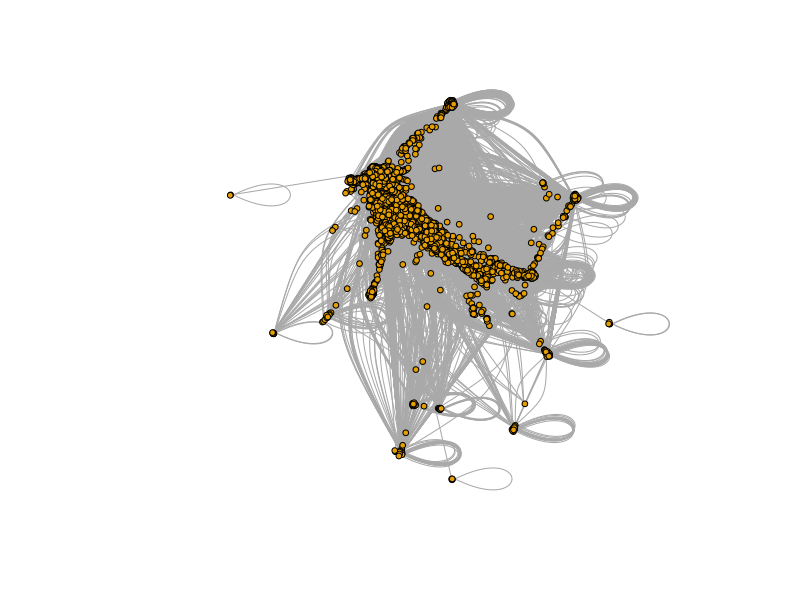
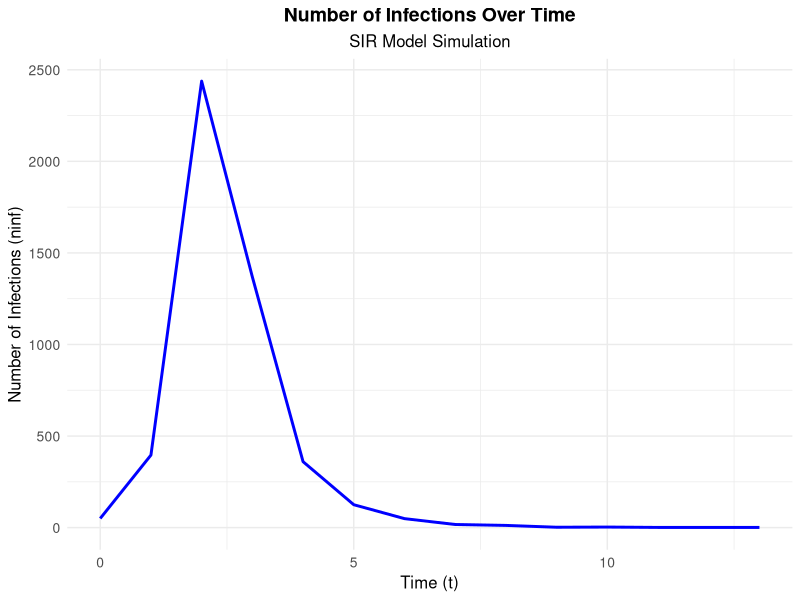

Recreate these plots in R, in order. (Note: a time limit stopped this script after it produced the figures.)
## ---- chunk 1
library(readr)
library(igraph)
library(dplyr)
library(ggplot2)
library(purrr)
library(tibble)
library(caret)
library(tidyverse)
## ---- chunk 2
sim_sir <- function(g,beta,mu,seeds){
  state <- rep(0,vcount(g)) #initial state of the simulation
  state[seeds] <- 1 #infect the seeds
  t <- 0
  table <- data.frame(t=0,inf=seeds)
  while(sum(state==1)>0){
    t <- t + 1
    ## I -> R
    infected <- which(state==1) #get them
    # generate a random value for every infected, if it's < mu, let the node recover.
    state[infected] <- ifelse(runif(length(infected)) < mu,2,1)
    
    ## S -> I
    infected <- which(state==1)
    susceptible <- which(state==0) #get them
    contacts <- as.numeric(unlist(adjacent_vertices(g,infected))) #get the contacts of infected
    contacts <- contacts[contacts %in% susceptible] # get those who are susceptible
    new_infected <- contacts[runif(length(contacts)) < beta] #infect contacts
    new_infected <- unique(new_infected) # drop duplicates from the new_infected
    if(length(new_infected)>0){
      state[new_infected] <- 1
      table <- rbind(table,data.frame(t,inf=new_infected))
    }
  }
  table
}
## ---- chunk 3
node <- read.csv("nodes.csv") |> select("X..index", "meta")
edge <- read.csv("edges.csv")

graph <- graph_from_data_frame(edge, vertices = node, directed = FALSE)
graph <- simplify(graph)

cluster <- clusters(graph)
giant_component <- which.max(cluster$csize)
node_giant <- V(graph)[cluster$membership == giant_component]

g <- induced_subgraph(graph, node_giant)
g

## ---- chunk 4
plot(g, vertex.label = NA, vertex.size = 3)
## ---- chunk 5
mu <- 0.1
betac <- mu*mean(degree(g))/(mean(degree(g)^2))
betac
## ---- chunk 6
seeds <- sample(1:vcount(g),vcount(g)*0.01)

realization <- sim_sir(g,beta = 0.5,mu=0.1,seeds) %>% 
  group_by(t) %>% summarize(ninf=n()) 
## ---- chunk 7
realization %>% 
  ggplot(aes(x=t, y=ninf)) + 
  geom_line(color = "blue", size = 1) + 
  labs(
    title = "Number of Infections Over Time",
    subtitle = "SIR Model Simulation",
    x = "Time (t)",
    y = "Number of Infections (ninf)"
  ) + 
  theme_minimal() +
  theme(
    plot.title = element_text(hjust = 0.5, size = 14, face = "bold"),
    plot.subtitle = element_text(hjust = 0.5, size = 12),
    axis.title.x = element_text(size = 12),
    axis.title.y = element_text(size = 12),
    axis.text = element_text(size = 10)
  )
## ---- chunk 8
results <- map_dfr(seq(0,0.2,0.01), # beta range
        \(beta){ seeds <- sample(1:vcount(g),vcount(g)*0.01)
        realization <- sim_sir(g,beta,mu,seeds) # make a realization for each beta
        data.frame(beta,ninf=nrow(realization)) # create dataframe row
        })
## ---- chunk 9
results %>% 
  ggplot(aes(x=beta, y=ninf)) + 
  geom_point(color = "blue", size = 1.5) + 
  geom_vline(xintercept = betac, linetype = "dashed", color = "red", size = 1) + 
  labs(
    title = "Number of Infections with Beta Threshold",
    subtitle = "SIR Model Simulation Results",
    x = "Transmission Rate (beta)",
    y = "Number of Infections (ninf)"
  ) + 
  theme_minimal() +
  theme(
    plot.title = element_text(hjust = 0.5, size = 14, face = "bold"),
    plot.subtitle = element_text(hjust = 0.5, size = 12),
    axis.title.x = element_text(size = 12),
    axis.title.y = element_text(size = 12),
    axis.text = element_text(size = 10)
  )
## ---- chunk 10
realization <- sim_sir(g,beta=0.1,mu=0.1,seeds)
## ---- chunk 11
set.seed(12345)
table_d <- degree(g) %>% enframe(name = "inf",value="degree") %>%
  merge(realization) 

# Plot
table_d %>% 
  ggplot(aes(x = t, y = degree)) + 
  geom_point(color = "blue", size = 2) + 
  scale_y_log10() + 
  labs(
    title = "Degree Over Time",
    subtitle = "Log-Scaled Degree Distribution",
    x = "Time (t)",
    y = "Degree (log scale)"
  ) + 
  theme_minimal() +
  theme(
    plot.title = element_text(hjust = 0.5, size = 14, face = "bold"),
    plot.subtitle = element_text(hjust = 0.5, size = 12),
    axis.title.x = element_text(size = 12),
    axis.title.y = element_text(size = 12),
    axis.text = element_text(size = 10)
  )
## ---- chunk 12
set.seed(12345)
table_c <- closeness(g) %>% enframe(name = "inf",value="closeness") %>%
  merge(realization) 

# Plot
table_c %>% 
  ggplot(aes(x = t, y = closeness)) + 
  geom_point(color = "blue", size = 2) + 
  scale_y_log10() + 
  labs(
    title = "Closeness Centrality Over Time",
    subtitle = "Log-Scaled Closeness Centrality Distribution",
    x = "Time (t)",
    y = "Closeness Centrality (log scale)"
  ) + 
  theme_minimal() +
  theme(
    plot.title = element_text(hjust = 0.5, size = 14, face = "bold"),
    plot.subtitle = element_text(hjust = 0.5, size = 12),
    axis.title.x = element_text(size = 12),
    axis.title.y = element_text(size = 12),
    axis.text = element_text(size = 10)
  )
## ---- chunk 13
set.seed(12345)
table_b <- betweenness(g) %>% enframe(name = "inf",value="betweenness") %>%
  merge(realization) 

# Plot
table_b %>% 
  ggplot(aes(x = t, y = betweenness)) + 
  geom_point(color = "blue", size = 2) + 
  scale_y_log10() + 
  labs(
    title = "Betweenness Centrality Over Time",
    subtitle = "Log-Scaled Betweenness Centrality Distribution",
    x = "Time (t)",
    y = "Betweenness Centrality (log scale)"
  ) + 
  theme_minimal() +
  theme(
    plot.title = element_text(hjust = 0.5, size = 14, face = "bold"),
    plot.subtitle = element_text(hjust = 0.5, size = 12),
    axis.title.x = element_text(size = 12),
    axis.title.y = element_text(size = 12),
    axis.text = element_text(size = 10)
  )
## ---- chunk 14
set.seed(12345)
table_pr <- page_rank(g)$vector %>% enframe(name = "inf",value="page_rank") %>%
  merge(realization) 

# Plot
table_pr %>% 
  ggplot(aes(x = t, y = page_rank)) + 
  geom_point(color = "blue", size = 2, alpha = 0.6) + 
  scale_y_log10() + 
  labs(
    title = "PageRank Over Time",
    subtitle = "Log-Scaled PageRank Distribution",
    x = "Time (t)",
    y = "PageRank (log scale)"
  ) + 
  theme_minimal() +
  theme(
    plot.title = element_text(hjust = 0.5, size = 14, face = "bold"),
    plot.subtitle = element_text(hjust = 0.5, size = 12),
    axis.title.x = element_text(size = 12),
    axis.title.y = element_text(size = 12),
    axis.text = element_text(size = 10)
  )
## ---- chunk 15
table <- merge(table_d,table_c)
table <- merge(table,table_pr)
table <- merge(table,table_b)
cor(table$t,table[,-c(1,2)])
## ---- chunk 16
set.seed(12345)
seeds <- sample(1:vcount(g),vcount(g)*0.01)
realization_random <- sim_sir(g,beta = 0.5,mu=0.1,seeds) %>%
  group_by(t) %>% summarize(ninf=n())
seeds <- closeness(g) %>% enframe(name = "inf",value="closeness") %>%
  slice_max(closeness,n=round(vcount(g)*0.01,0))

seeds_inf <- seeds$inf
seeds_inf <- as.integer(seeds_inf)
all(seeds_inf %in% V(g)) 

realization_targeted <- sim_sir(g,beta = 0.5,mu=0.1,seeds_inf) %>%
  group_by(t) %>% summarize(ninf=n())

ggplot() + geom_line(data=realization_random,aes(x=t,y=ninf,col="Random"))+
  geom_line(data=realization_targeted,aes(x=t,y=ninf,col="Targeted")) +
  labs(
    title = "Comparison of Infections Over Time",
    subtitle = "Random vs. Targeted",
    x = "Time (t)",
    y = "Number of Trust Spreading (ninf)",
    color = NULL
  ) +
  theme_minimal() +
  theme(
    plot.title = element_text(hjust = 0.5, size=14, face="bold"),
    plot.subtitle = element_text(hjust = 0.5, size=12),
    axis.title.x = element_text(size=12),
    axis.title.y = element_text(size=12),
    legend.position = "bottom"
  ) +
  scale_color_manual(values = c("Random" = "blue", "Targeted" = "red"))

## ---- chunk 17
total_infected_random <- sum(realization_random$ninf)
total_infected_targeted <- sum(realization_targeted$ninf)
difference_infected <- total_infected_targeted - total_infected_random

print(paste("Total Infected (Random)", total_infected_random))
print(paste("Total Infected (Targeted)", total_infected_targeted))
print(paste("Difference in Infected", difference_infected))
## ---- chunk 18
set.seed(12345)

seeds <- sample(1:vcount(g),vcount(g)*0.01)
realization <- sim_sir(g,beta = 0.5,mu=0.1,seeds) |> group_by(t) |> summarize(ninf=n())

vaccinated_random <- sample(1:vcount(g),vcount(g)*0.05)
gp <- delete_vertices(g,vaccinated_random)
seeds <- sample(1:vcount(gp),vcount(gp)*0.01)
realization_random <- sim_sir(gp,beta = 0.5,mu=0.1,seeds) |> group_by(t) |> summarize(ninf=n())
## ---- chunk 19
set.seed(12345)
seeds <- closeness(g) %>% enframe(name = "inf",value="closeness") %>%
  slice_max(closeness,n=round(vcount(g)*0.05,0))
gp <- delete_vertices(g,seeds$inf)
seeds <- sample(1:vcount(gp),vcount(gp)*0.01)
realization_targeted <- sim_sir(gp,beta = 0.5,mu=0.1,seeds) %>%
  group_by(t) %>% summarize(ninf=n())
## ---- chunk 20
ggplot() + geom_line(data=realization,aes(x=t,y=ninf,col="No Vaccination")) +
  geom_line(data=realization_random,aes(x=t,y=ninf,col="Vacc. Random"))+
  geom_line(data=realization_targeted,aes(x=t,y=ninf,col="Vacc. Targeted")) +
  theme_minimal() + labs(
    color = "Vaccination Strategy",  # Set the legend title for the color aesthetic
    title = "Comparison of Trust Spread Over Time",
    subtitle = "No Vaccination vs. Random Vaccination vs. Targeted Vaccination",
    x = "Time (t)",
    y = "Number of trust spread (ninf)"
  ) +
  theme(
    plot.title = element_text(hjust = 0.5, size = 14, face = "bold"),
    plot.subtitle = element_text(hjust = 0.5, size = 12),
    axis.title.x = element_text(size = 12),
    axis.title.y = element_text(size = 12),
    legend.position = "bottom"
  ) +
    scale_color_manual(values = c("No Vaccination" = "blue", "Vacc. Random" = "red", "Vacc. Targeted" = "green"))
## ---- chunk 21
No_Vaccination <- sum(realization$ninf)
Vacc._Random <- sum(realization_random$ninf)
Vacc._Targeted <- sum(realization_targeted$ninf)

print(paste("No Vaccination", No_Vaccination))
print(paste("Vacc. Random", Vacc._Random))
print(paste("Vacc. Targeted", Vacc._Targeted))

partd_w_n_v <- data.frame(partd_label = c("Vacc. Random", "Vacc. Targeted", "Difference in Infected",
                                          "No Vaccination"),
                    pard_value = c(Vacc._Random, Vacc._Targeted, Vacc._Random-Vacc._Targeted,
                                   No_Vaccination))
partd_w_n_v
## ---- chunk 22
print(paste("Total Infected (Random)", total_infected_random))
print(paste("Total Infected (Targeted)", total_infected_targeted))
print(paste("Difference in Infected", difference_infected))

partc <- data.frame("label" = c("Total Infected (Random)", "Total Infected (Targeted)", 
                                          "Difference in Infected"),
                    "partc_value" = c(total_infected_random, total_infected_targeted, difference_infected))

partd <- partd_w_n_v[-4,]

merged_table <- cbind(partc, partd) |> select(-"partd_label") |> mutate(difference = partc_value - pard_value)

merged_table 
## ---- chunk 23
all <- table_d %>% group_by(t) %>% summarize(ninf=n())
sensors <- table_d %>% filter(degree>10) %>% group_by(t) %>% summarize(ninf=n())
## ---- chunk 24
ggplot() + geom_line(data=all,aes(x=t,y=ninf/sum(ninf),col="All")) + geom_line(data=sensors,aes(x=t,y=ninf/sum(ninf),col="Sensors")) +
   labs(
    title = "Sensor Spreading Over Time",
    subtitle = "Comparison Between All and Sensor Data",
    x = "Time (t)",
    y = "Normalized Number of Infections",
    color = "Data Source"
  ) +
  theme_minimal() +
  theme(
    plot.title = element_text(hjust = 0.5, size=14, face="bold"),
    plot.subtitle = element_text(hjust = 0.5, size=12),
    axis.title.x = element_text(size=12),
    axis.title.y = element_text(size=12),
    legend.position = "bottom"
  ) +
  scale_color_manual(values = c("All" = "blue", "Sensors" = "green"))
## ---- chunk 25
control <- sample(1:vcount(g),1000)
get_one_neighbor <- function(id){
  sample(neighbors(g,id),1)
}
sensors <- sapply(control,get_one_neighbor)
## ---- chunk 26
control_evo <- table_d %>% filter(inf %in% control) %>% group_by(t) %>% summarize(ninf=n())
sensors_evo <- table_d %>% filter(inf %in% sensors) %>% group_by(t) %>% summarize(ninf=n())
## ---- chunk 27
ggplot() + geom_line(data=control_evo,aes(x=t,y=cumsum(ninf/sum(ninf)),col="All")) +
  geom_line(data=sensors_evo,aes(x=t,y=cumsum(ninf/sum(ninf)),col="Sensors")) +
   labs(
    title = "Cumulative Infections Over Time",
    subtitle = "Comparison Between All and Sensor Data",
    x = "Time (t)",
    y = "Cumulative Proportion of Infections",
    color = "Data Source"
  ) +
  theme_minimal() +
  theme(
    plot.title = element_text(hjust = 0.5, size=14, face="bold"),
    plot.subtitle = element_text(hjust = 0.5, size=12),
    axis.title.x = element_text(size=12),
    axis.title.y = element_text(size=12),
    legend.position = "bottom"
  ) +
  scale_color_manual(values = c("All" = "blue", "Sensors" = "green"))
## ---- chunk 28
# Calculate the quartiles and IQR for each feature
Q1 <- apply(table[, c(-1,-2)], 2, quantile, probs = 0.25)
Q3 <- apply(table[, c(-1,-2)], 2, quantile, probs = 0.75)
IQR <- Q3 - Q1

# Define the lower and upper bounds for outliers
lower_bound <- Q1 - 1.5 * IQR
upper_bound <- Q3 + 1.5 * IQR

# Identify outliers for each feature
outliers <- apply(table[, c(-1,-2)], 2, function(x) x < lower_bound | x > upper_bound)

# Combine the outlier flags across features
outliers_combined <- apply(outliers, 1, any)

# Remove outliers from the dataset
data_no_outliers <- table[!outliers_combined, ]

# Check the dimensions of the dataset before and after removing outliers
dim(table)  # Original dimensions
dim(data_no_outliers)    # Dimensions after removing outliers
## ---- chunk 29
# Split the data into training and testing sets
set.seed(123)
train_index <- createDataPartition(data_no_outliers$t, p = 0.8, list = FALSE)
test_data <- data_no_outliers[-train_index, ] |> select(-inf)
train_data <- data_no_outliers[train_index, ] |> select(-inf)
## ---- chunk 30
control <- trainControl(method = "cv",  # Use k-fold cross-validation
                        number = 100)

# Train a regression model
model <- train(t ~ degree + closeness + page_rank + betweenness,
               data = train_data, method = "lm", trControl = control)
summary(model)

ggplot(train_data, aes(x = seq(1:50), y = t)) +
  geom_point(aes(x = degree), color = "blue") +
  geom_smooth(aes(x = degree), method = "lm", se = FALSE, color = "blue", formula = y ~ x) +
  geom_point(aes(x = closeness), color = "red") +
  geom_smooth(aes(x = closeness), method = "lm", se = FALSE, color = "red", formula = y ~ x) +
  geom_point(aes(x = page_rank), color = "yellow") +
  geom_smooth(aes(x = page_rank), method = "lm", se = FALSE, color = "yellow", formula = y ~ x) +
  geom_point(aes(x = betweenness), color = "pink") +
  geom_smooth(aes(x = betweenness), method = "lm", se = FALSE, color = "pink", formula = y ~ x) +
  labs(title = "Regression Lines for Different Features",
       x = "Sequence (1 to 50)",
       y = "t") +
  theme_minimal()
  
## ---- chunk 31
cv_results <- model$results
cv_results
## ---- chunk 32
x <- as.matrix(train_data[,-1])
y <- train_data_standardized$t

control <- trainControl(method = "repeatedcv", number = 10, repeats = 5)

ridge_model <- train(
  x, y,
  method = "glmnet",
  trControl = control,
  tuneGrid = expand.grid(alpha = 0, lambda = 10^seq(-3, 0, length = 100))
)

best_tune <- ridge_model$bestTune
best_tune
## ---- chunk 33
prediciton <- predict(ridge_model, newdata = x)
sqrt(mean((prediciton - y)^2))
## ---- chunk 34
# RMSE Calculation for Ridge Regression
predictions_train <- predict(ridge_model, newdata = x)
rmse_train <- sqrt(mean((predictions_train - y)^2))
print(paste("RMSE on train data (Ridge):", rmse_train))

# RMSE Calculation for Test Data
predictions_test <- predict(ridge_model, newdata = test_data)
rmse_test <- sqrt(mean((predictions_test - test_data$t)^2))
print(paste("RMSE on test data (Ridge):", rmse_test))

# Data Frame with RMSE Values
RMSE_ridge <- data.frame(data = c("train", "test"), 
                         RMSE = c(rmse_train, rmse_test))
RMSE_ridge

## ---- chunk 35
set.seed(12345)
seeds <- sample(1:vcount(g),vcount(g)*0.01)

# Find the smallest time to infection nodes
smallest_time_nodes <- table[order(predictions), ][1:seeds, ]

smallest_time_nodes <- smallest_time_nodes |> drop_na()

cor(smallest_time_nodes$t,smallest_time_nodes[,-c(1,2)])

# Extract node IDs from smallest_time_nodes
seed_nodes <- smallest_time_nodes$inf

# Convert node IDs to indices
seed_indices <- match(seed_nodes, V(g))

# Pass seed indices to sim_sir function
realization_random <- sim_sir(g, beta = 0.5, mu = 0.1, seeds = seed_indices) %>%
  group_by(t) %>% summarize(ninf = n())
## ---- chunk 36
set.seed(12345)
seeds <- closeness(g) %>% enframe(name = "inf",value="closeness") %>%
  slice_max(closeness,n=round(vcount(g)*0.01,0))

seeds_inf <- seeds$inf
seeds_inf <- as.integer(seeds_inf)
all(seeds_inf %in% V(g)) 

realization_targeted <- sim_sir(g,beta = 0.5,mu=0.1,seeds_inf) %>%
  group_by(t) %>% summarize(ninf=n())

ggplot() + geom_line(data=realization_random,aes(x=t,y=ninf,col="Random"))+
  geom_line(data=realization_targeted,aes(x=t,y=ninf,col="Targeted")) +
  labs(
    title = "Comparison of Infections Over Time",
    subtitle = "Random vs. Targeted",
    x = "Time (t)",
    y = "Number of Trust Spreading (ninf)",
    color = NULL
  ) +
  theme_minimal() +
  theme(
    plot.title = element_text(hjust = 0.5, size=14, face="bold"),
    plot.subtitle = element_text(hjust = 0.5, size=12),
    axis.title.x = element_text(size=12),
    axis.title.y = element_text(size=12),
    legend.position = "bottom"
  ) +
  scale_color_manual(values = c("Random" = "blue", "Targeted" = "red"))
## ---- chunk 37
total_infected_random <- sum(realization_random$ninf)
total_infected_targeted <- sum(realization_targeted$ninf)
difference_infected <- total_infected_targeted - total_infected_random

print(paste("Total Infected (Random)", total_infected_random))
print(paste("Total Infected (Targeted)", total_infected_targeted))
print(paste("Difference in Infected", difference_infected))
## ---- chunk 38
set.seed(12345)
seeds <- sample(1:vcount(g),vcount(g)*0.05)

# Find the smallest time to infection nodes
smallest_time_nodes <- table[order(predictions), ][1:seeds, ]

smallest_time_nodes <- smallest_time_nodes |> drop_na()

cor(smallest_time_nodes$t,smallest_time_nodes[,-c(1,2)])

# Extract node IDs from smallest_time_nodes
seed_nodes <- smallest_time_nodes$inf

# Convert node IDs to indices
seed_indices <- match(seed_nodes, V(g))

seeds_inf <- seeds$inf
seeds_inf <- as.integer(seeds_inf)
all(seeds_inf %in% V(g)) 

realization_random <- sim_sir(g, beta = 0.5, mu = 0.1, seeds = seed_indices) %>%
  group_by(t) %>% summarize(ninf = n())

seeds <- closeness(g) %>% enframe(name = "inf",value="closeness") %>%
  slice_max(closeness,n=round(vcount(g)*0.05,0))
gp <- delete_vertices(g,seeds_inf)
realization_targeted <- sim_sir(gp,beta = 0.5,mu=0.1,seeds_inf) %>%
  group_by(t) %>% summarize(ninf=n())


## ---- chunk 39
No_Vaccination <- sum(realization$ninf)
Vacc._Random <- sum(realization_random$ninf)
Vacc._Targeted <- sum(realization_targeted$ninf)

print(paste("No Vaccination", No_Vaccination))
print(paste("Vacc. Random", Vacc._Random))
print(paste("Vacc. Targeted", Vacc._Targeted))

partd_w_n_v <- data.frame(partd_label = c("Vacc. Random", "Vacc. Targeted", "Difference in Infected",
                                          "No Vaccination"),
                    pard_value = c(Vacc._Random, Vacc._Targeted, Vacc._Random-Vacc._Targeted,
                                   No_Vaccination))
partd_w_n_v
## ---- chunk 40
print(paste("Total Infected (Random)", total_infected_random))
print(paste("Total Infected (Targeted)", total_infected_targeted))
print(paste("Difference in Infected", difference_infected))

partc <- data.frame("label" = c("Total Infected (Random)", "Total Infected (Targeted)", 
                                          "Difference in Infected"),
                    "partc_value" = c(total_infected_random, total_infected_targeted, difference_infected))

partd <- partd_w_n_v[-4,]

merged_table <- cbind(partc, partd) |> select(-"partd_label") |> mutate(difference = partc_value - pard_value)

merged_table 
